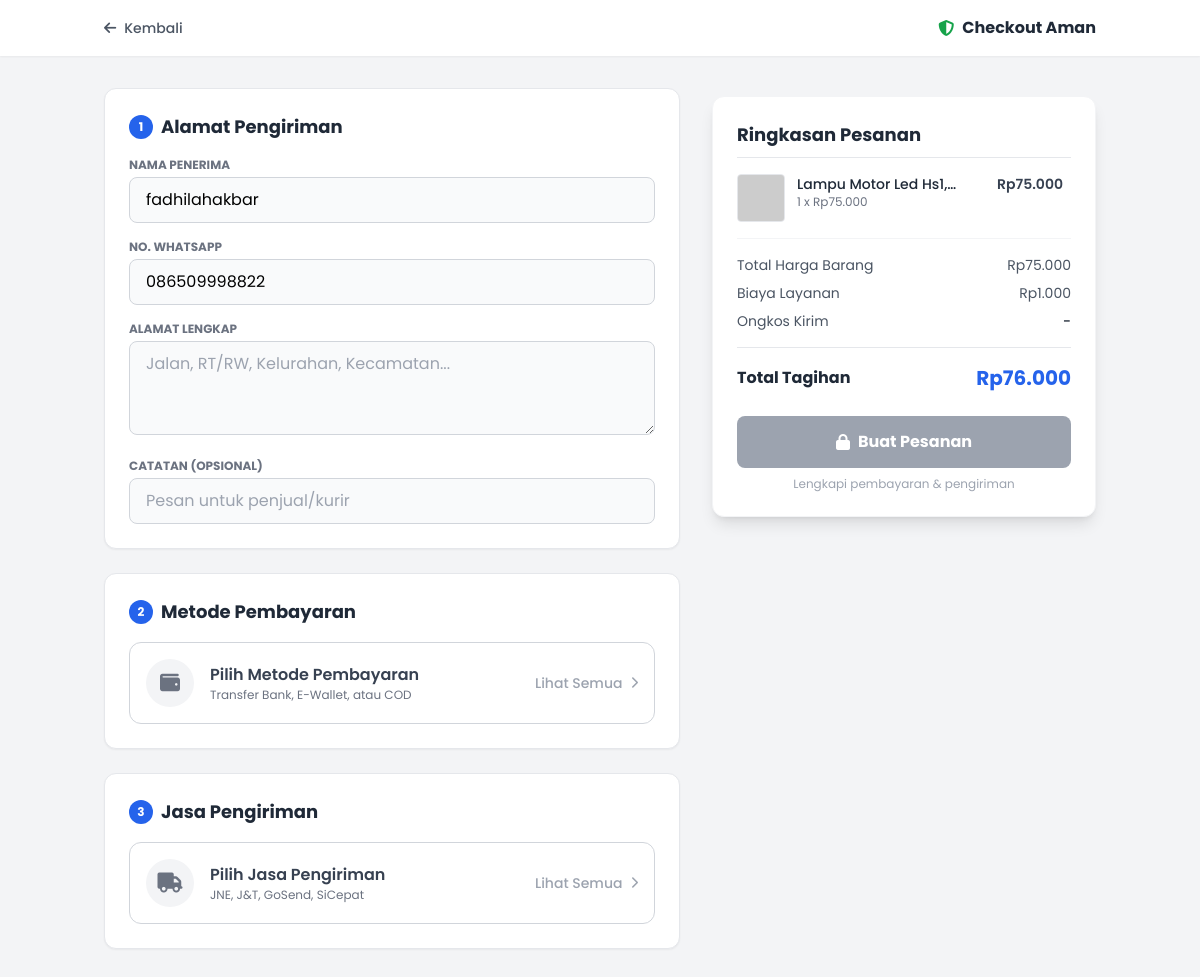
/checkout.php (signed in), run on the app's committed database.
### tables this page shows
CREATE TABLE `users` (
  `id_user` int(11) NOT NULL,
  `username` varchar(100) NOT NULL,
  `no_telp` varchar(20) DEFAULT NULL,
  `password` varchar(255) NOT NULL,
  `nama_lengkap` varchar(150) DEFAULT NULL,
  `role` enum('user','admin') NOT NULL DEFAULT 'user',
  `created_at` timestamp NOT NULL DEFAULT current_timestamp()
);

CREATE TABLE `produk` (
  `id` int(11) NOT NULL,
  `nama` varchar(200) NOT NULL,
  `kategori` varchar(50) DEFAULT NULL,
  `deskripsi` text DEFAULT NULL,
  `harga` decimal(10,2) NOT NULL,
  `stok` int(11) NOT NULL DEFAULT 0,
  `gambar` varchar(255) DEFAULT 'default.jpg',
  `created_at` timestamp NOT NULL DEFAULT current_timestamp()
);

### checkout.php (the view, shortened to what this page needs)
<?php
include 'db/koneksi.php';
$id_user = isset($_SESSION['user']['id']) ? $_SESSION['user']['id'] : $_SESSION['user_id'];
$user_info = [];
$sql_user = "SELECT nama_lengkap, no_telp FROM users WHERE id_user = ? LIMIT 1";
$stmt_user = $conn->prepare($sql_user);
if ($stmt_user) {
    $stmt_user->bind_param("i", $id_user);
    $stmt_user->execute();
    $result_user = $stmt_user->get_result();
    if ($result_user->num_rows > 0) {
        $user_info = $result_user->fetch_assoc();
    }
}
$items_to_checkout = [];
if ($_SERVER['REQUEST_METHOD'] === 'POST' && isset($_POST['selected_items'])) {
    foreach ($_POST['selected_items'] as $id) {
        if (isset($_SESSION['keranjang'][$id])) {
            $items_to_checkout[$id] = $_SESSION['keranjang'][$id];
        }
    }
} else {
    if (!empty($_SESSION['keranjang'])) {
        $items_to_checkout = $_SESSION['keranjang'];
    }
}
$product_ids = array_keys($items_to_checkout);
$placeholders = implode(',', array_fill(0, count($product_ids), '?'));
$sql = "SELECT id, nama, harga, gambar FROM produk WHERE id IN ($placeholders)";
$stmt = $conn->prepare($sql);
$types = str_repeat('i', count($product_ids));
$stmt->bind_param($types, ...$product_ids);
$stmt->execute();
$result = $stmt->get_result();
$items_checkout = [];
$total_belanja = 0;
while ($row = $result->fetch_assoc()) {
    $qty = $items_to_checkout[$row['id']];
    $subtotal = $row['harga'] * $qty;
    $total_belanja += $subtotal;
    $items_checkout[] = [
        'nama' => $row['nama'],
        'harga' => $row['harga'],
        'qty' => $qty,
        'subtotal' => $subtotal,
        'gambar' => $row['gambar']
    ];
}
$biaya_layanan = 1000;
$grand_total_awal = $total_belanja + $biaya_layanan;
?>
<!DOCTYPE html>
<html lang="id">
<head>
    <script src="https://cdn.tailwindcss.com"></script>
    <link rel="stylesheet" href="https://cdnjs.cloudflare.com/ajax/libs/font-awesome/6.1.1/css/all.min.css">
</head>
<body class="min-h-screen flex flex-col">
    <nav class="bg-white shadow-sm py-4 sticky top-0 z-40">
        <div class="container mx-auto px-4 flex items-center justify-between">
            <a href="keranjang.php" class="text-gray-600 hover:text-blue-600 flex items-center gap-2 text-sm font-medium">
                <i class="fas fa-arrow-left"></i> Kembali
            </a>
            <div class="flex items-center gap-2">
                <i class="fas fa-shield-alt text-green-600"></i>
                <span class="font-bold text-gray-800">Checkout Aman</span>
            </div>
        </div>
    </nav>
    <main class="flex-grow container mx-auto px-4 py-8">
        <form action="proses_checkout.php" method="POST" id="checkoutForm" novalidate>
            <div class="flex flex-col lg:flex-row gap-8">
                <div class="flex-grow space-y-6">
                    <div class="bg-white p-6 rounded-xl shadow-sm border border-gray-200">
                        <h2 class="text-lg font-bold text-gray-800 mb-4 flex items-center gap-2">
                            <span class="bg-blue-600 text-white w-6 h-6 rounded-full flex items-center justify-center text-xs">1</span>
                            Alamat Pengiriman
                        </h2>
                        <div class="space-y-4">
                            <div>
                                <label class="block text-xs font-bold text-gray-500 uppercase mb-1">Nama Penerima</label>
                                <input type="text" id="input_nama" name="nama_penerima" class="w-full bg-gray-50 border border-gray-300 rounded-lg px-4 py-2.5 focus:ring-2 focus:ring-blue-500 focus:outline-none transition" placeholder="Nama Lengkap" value="<?= htmlspecialchars($user_info['nama_lengkap'] ?? '') ?>">
                            </div>
                            <div>
                                <label class="block text-xs font-bold text-gray-500 uppercase mb-1">No. WhatsApp</label>
                                <input type="tel" id="input_hp" name="no_hp" class="w-full bg-gray-50 border border-gray-300 rounded-lg px-4 py-2.5 focus:ring-2 focus:ring-blue-500 focus:outline-none transition" placeholder="08xxxxxxxxxx" value="<?= htmlspecialchars($user_info['no_telp'] ?? '') ?>">
                            </div>
                            <div>
                                <label class="block text-xs font-bold text-gray-500 uppercase mb-1">Alamat Lengkap</label>
                                <textarea id="input_alamat" name="alamat" rows="3" class="w-full bg-gray-50 border border-gray-300 rounded-lg px-4 py-2.5 focus:ring-2 focus:ring-blue-500 focus:outline-none transition" placeholder="Jalan, RT/RW, Kelurahan, Kecamatan..."></textarea>
                            </div>
                            <div>
                                <label class="block text-xs font-bold text-gray-500 uppercase mb-1">Catatan (Opsional)</label>
                                <input type="text" name="catatan" class="w-full bg-gray-50 border border-gray-300 rounded-lg px-4 py-2.5 focus:ring-2 focus:ring-blue-500 focus:outline-none transition" placeholder="Pesan untuk penjual/kurir">
                            </div>
                        </div>
                    </div>
                    <div class="bg-white p-6 rounded-xl shadow-sm border border-gray-200">
                        <h2 class="text-lg font-bold text-gray-800 mb-4 flex items-center gap-2">
                            <span class="bg-blue-600 text-white w-6 h-6 rounded-full flex items-center justify-center text-xs">2</span>
                            Metode Pembayaran
                        </h2>
                        <div id="paymentDisplay" class="bg-white border border-gray-300 rounded-xl p-4 flex justify-between items-center cursor-pointer hover:border-blue-500 hover:shadow-md transition-all group" onclick="openModal('paymentModal')">
                            <div class="flex items-center gap-4">
                                <div class="w-12 h-12 bg-gray-100 rounded-full flex items-center justify-center text-gray-500 group-hover:bg-blue-100 group-hover:text-blue-600 transition">
                                    <i class="fas fa-wallet text-xl"></i>
                                </div>
                                <div>
                                    <p class="font-semibold text-gray-700 group-hover:text-gray-900 transition">Pilih Metode Pembayaran</p>
                                    <p class="text-xs text-gray-500">Transfer Bank, E-Wallet, atau COD</p>
                                </div>
                            </div>
                            <div class="text-gray-400 group-hover:text-blue-600 transition flex items-center gap-2">
                                <span class="text-sm font-medium">Lihat Semua</span>
                                <i class="fas fa-chevron-right text-xs"></i>
                            </div>
                        </div>
                    </div>
                    <div class="bg-white p-6 rounded-xl shadow-sm border border-gray-200">
                        <h2 class="text-lg font-bold text-gray-800 mb-4 flex items-center gap-2">
                            <span class="bg-blue-600 text-white w-6 h-6 rounded-full flex items-center justify-center text-xs">3</span>
                            Jasa Pengiriman
                        </h2>
                        <div id="shippingDisplay" class="bg-white border border-gray-300 rounded-xl p-4 flex justify-between items-center cursor-pointer hover:border-blue-500 hover:shadow-md transition-all group" onclick="openModal('shippingModal')">
                            <div class="flex items-center gap-4">
                                <div class="w-12 h-12 bg-gray-100 rounded-full flex items-center justify-center text-gray-500 group-hover:bg-blue-100 group-hover:text-blue-600 transition">
                                    <i class="fas fa-truck text-xl"></i>
                                </div>
                                <div>
                                    <p class="font-semibold text-gray-700 group-hover:text-gray-900 transition">Pilih Jasa Pengiriman</p>
                                    <p class="text-xs text-gray-500">JNE, J&T, GoSend, SiCepat</p>
                                </div>
                            </div>
                            <div class="text-gray-400 group-hover:text-blue-600 transition flex items-center gap-2">
                                <span class="text-sm font-medium">Lihat Semua</span>
                                <i class="fas fa-chevron-right text-xs"></i>
                            </div>
                        </div>
                    </div>
                </div>
                <div class="w-full lg:w-96 flex-shrink-0">
                    <div class="bg-white rounded-xl shadow-lg border border-gray-100 p-6 sticky top-24">
                        <h3 class="text-lg font-bold text-gray-800 mb-4 pb-2 border-b">Ringkasan Pesanan</h3>
                        <div class="space-y-3 mb-4 max-h-60 overflow-y-auto pr-2 custom-scrollbar">
                            <?php foreach($items_checkout as $item): ?>
                            <div class="flex gap-3">
                                <img src="admin/uploads/<?= htmlspecialchars($item['gambar']) ?>" class="w-12 h-12 object-cover rounded bg-gray-100 border border-gray-200" onerror="this.src='https://placehold.co/50'">
                                <div class="flex-grow">
                                    <p class="text-sm font-medium text-gray-800 line-clamp-1"><?= htmlspecialchars($item['nama']) ?></p>
                                    <p class="text-xs text-gray-500"><?= $item['qty'] ?> x Rp<?= number_format($item['harga'],0,',','.') ?></p>
                                </div>
                                <div class="text-sm font-semibold text-gray-700">Rp<?= number_format($item['subtotal'],0,',','.') ?></div>
                            </div>
                            <?php endforeach; ?>
                        </div>
                        <div class="space-y-2 border-t border-gray-100 pt-4 text-sm text-gray-600">
                            <div class="flex justify-between">
                                <span>Total Harga Barang</span>
                                <span id="subtotal_barang" data-val="<?= $total_belanja ?>">Rp<?= number_format($total_belanja, 0, ',', '.') ?></span>
                            </div>
                            <div class="flex justify-between">
                                <span>Biaya Layanan</span>
                                <span id="biaya_layanan" data-val="<?= $biaya_layanan ?>">Rp<?= number_format($biaya_layanan, 0, ',', '.') ?></span>
                            </div>
                            <div class="flex justify-between">
                                <span>Ongkos Kirim</span>
                                <span id="display_ongkir" class="font-medium text-gray-800">-</span>
                            </div>
                        </div>
                        <div class="flex justify-between items-center mt-4 pt-4 border-t border-gray-200">
                            <span class="font-bold text-gray-800">Total Tagihan</span>
                            <span class="text-xl font-bold text-blue-600" id="display_grand_total">Rp<?= number_format($grand_total_awal, 0, ',', '.') ?></span>
                        </div>
                        <button type="submit" id="submitBtn" class="w-full bg-gray-400 text-white font-bold py-3.5 rounded-lg mt-6 cursor-not-allowed transition-all flex justify-center items-center gap-2" disabled>
                            <i class="fas fa-lock"></i> Buat Pesanan
                        </button>
                        <p class="text-xs text-center text-gray-400 mt-2" id="paymentWarning">Lengkapi pembayaran & pengiriman</p>
                    </div>
                </div>
            </div>
        </form>
    </main>
</body>
</html>

### checkout.php (style rules this page uses)
body { font-family: 'Poppins', sans-serif; background-color: #f3f4f6; }

### data on the page
users: nama_penerima "fadhilahakbar", no_hp "086509998822"
produk: nama "Lampu Motor Led…", qty "1", harga "75.000", subtotal "75.000"

### other printed values
$total_belanja "75.000"
$biaya_layanan "1.000"
$grand_total_awal "76.000"
